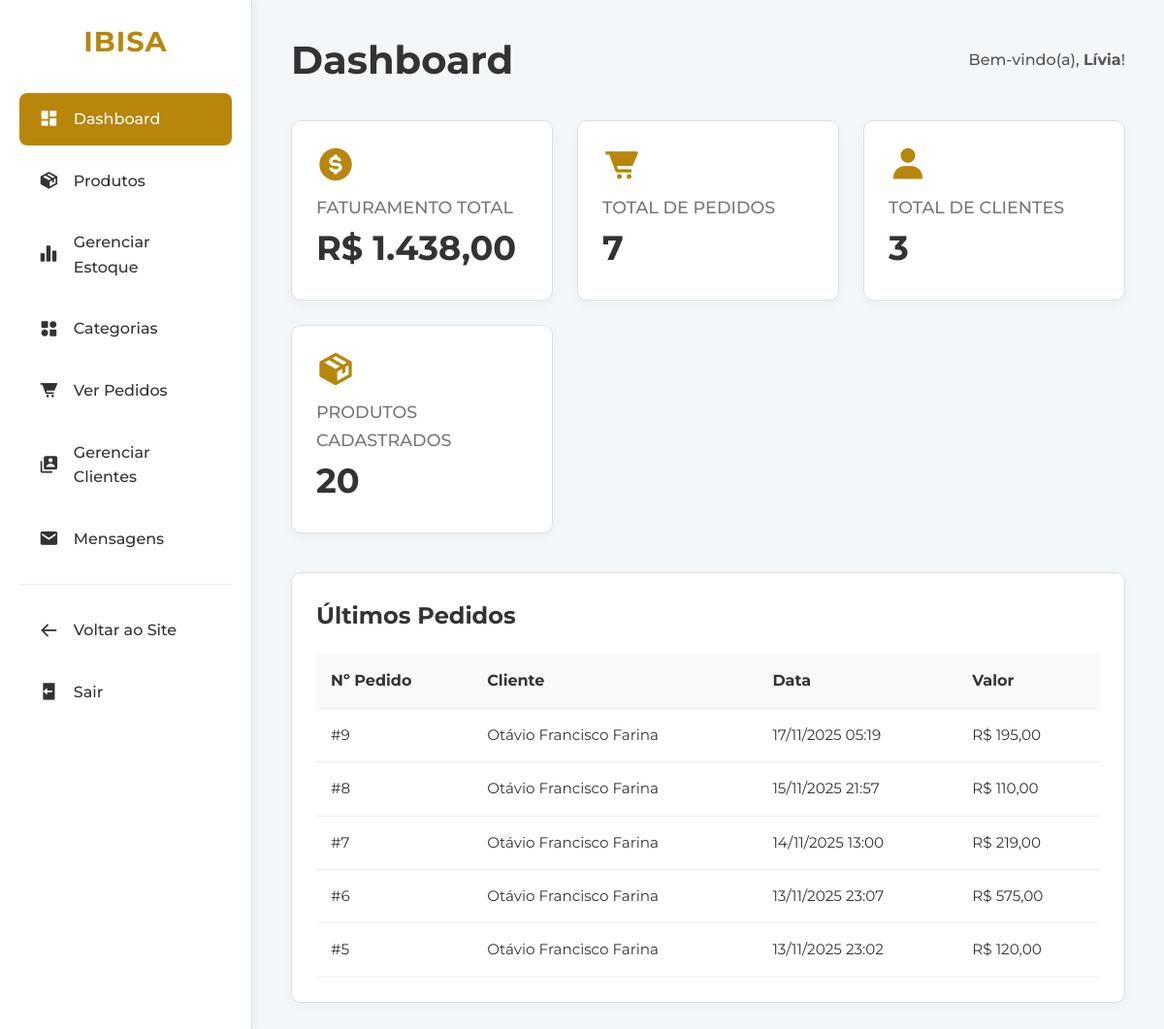
The app's page /adm/painel_admin.php (signed in) with its own data.
### tables this page shows
CREATE TABLE `vendas` (
  `id_venda` int NOT NULL,
  `data` datetime NOT NULL DEFAULT CURRENT_TIMESTAMP,
  `valor_total` decimal(10,2) NOT NULL,
  `id_forma_pagamento` int NOT NULL,
  `id_usuario` int NOT NULL,
  `status` enum('Aguardando Confirmação','Pagamento Aprovado','Em Preparação','Em Trânsito','Saiu para Entrega','Entregue','Cancelado') NOT NULL DEFAULT 'Aguardando Confirmação'
);

CREATE TABLE `usuarios` (
  `id_usuario` int NOT NULL,
  `tipo` int NOT NULL DEFAULT '1',
  `conta_status` enum('Ativa','Bloqueada') NOT NULL DEFAULT 'Ativa' COMMENT 'Controla se a conta do usuário está ativa ou bloqueada pelo admin',
  `nome_usuario` varchar(200) NOT NULL,
  `email` varchar(200) NOT NULL,
  `senha` varchar(255) NOT NULL,
  `telefone` varchar(50) NOT NULL,
  `cpf` varchar(100) NOT NULL
);

### adm/painel_admin.php (the view, shortened to what this page needs)
<?php
require_once '../conexao.php';
try {
    $stmt_users = $pdo->query("SELECT COUNT(id_usuario) FROM usuarios WHERE tipo = 1");
    $total_clientes = $stmt_users->fetchColumn();
    $stmt_prods = $pdo->query("SELECT COUNT(id_produto) FROM produto");
    $total_produtos = $stmt_prods->fetchColumn();
    $stmt_pedidos = $pdo->query("SELECT COUNT(id_venda) FROM vendas");
    $total_pedidos = $stmt_pedidos->fetchColumn();
    $stmt_fatura = $pdo->query("SELECT SUM(valor_total) FROM vendas");
    $faturamento_total = $stmt_fatura->fetchColumn();
    $faturamento_formatado = 'R$ ' . number_format($faturamento_total ?? 0, 2, ',', '.');
    $sql_ult_pedidos = "SELECT v.id_venda, v.data, v.valor_total, u.nome_usuario
                        FROM vendas v
                        JOIN usuarios u ON v.id_usuario = u.id_usuario
                        ORDER BY v.data DESC
                        LIMIT 5";
    $stmt_ult_pedidos = $pdo->query($sql_ult_pedidos);
    $ultimos_pedidos = $stmt_ult_pedidos->fetchAll(PDO::FETCH_ASSOC);
} catch (PDOException $e) {
    $erro_kpi = "Erro ao carregar estatísticas: " . $e->getMessage();
}
?>
<!DOCTYPE html>
<html lang="pt-br">
<head>
    <link href='https://unpkg.com/boxicons@2.1.4/css/boxicons.min.css' rel='stylesheet'>
</head>
<body>
    <div class="admin-container">
        <aside class="admin-sidebar">
            <a href="index.php" class="logo">IBISA</a>
            <ul class="admin-menu">
                <li>
                    <a href="painel_admin.php" class="active">
                        <i class='bx bxs-dashboard'></i> Dashboard
                    </a>
                </li>
                <li>
                    <a href="admin_produtos.php">
                        <i class='bx bxs-package'></i>
                        Produtos
                    </a>
                </li>
                <li>
                    <a href="admin_estoque.php">
                        <i class='bx bxs-bar-chart-alt-2'></i>
                        Gerenciar Estoque
                    </a>
                </li>
                <li>
                    <a href="admin_categorias.php">
                        <i class='bx bxs-category-alt'></i>
                        Categorias
                    </a>
                </li>
                <li>
                    <a href="admin_pedidos.php">
                        <i class='bx bxs-cart-alt'></i>
                        Ver Pedidos
                    </a>
                </li>
                <li>
                    <a href="admin_usuarios.php">
                        <i class='bx bxs-user-account'></i>
                        Gerenciar Clientes
                    </a>
                </li>
                <li>
                    <a href="admin_mensagens.php">
                        <i class='bx bxs-envelope'></i>
                        Mensagens
                    </a>
                </li>
                <li class="menu-divider"></li>
                <li>
                    <a href="../index.php">
                        <i class='bx bx-arrow-back'></i>
                        Voltar ao Site
                    </a>
                </li>
                <li>
                    <a href="../logout.php">
                        <i class='bx bxs-log-out'></i>
                        Sair
                    </a>
                </li>
            </ul>
        </aside>
        <main class="admin-content">
            <div class="admin-header">
                <h1>Dashboard</h1>
                <div class="admin-profile">
                    Bem-vindo(a),
                    <strong><?php echo htmlspecialchars(explode(' ', $_SESSION['usuario_nome'])[0]); ?></strong>!
                </div>
            </div>
            <div class="stat-grid">
                <div class="stat-card">
                    <i class='bx bxs-dollar-circle'></i>
                    <h3>Faturamento Total</h3>
                    <p><?php echo $faturamento_formatado; ?></p>
                </div>
                <div class="stat-card">
                    <i class='bx bxs-cart-alt'></i>
                    <h3>Total de Pedidos</h3>
                    <p><?php echo $total_pedidos; ?></p>
                </div>
                <div class="stat-card">
                    <i class='bx bxs-user'></i>
                    <h3>Total de Clientes</h3>
                    <p><?php echo $total_clientes; ?></p>
                </div>
                <div class="stat-card">
                    <i class='bx bxs-package'></i>
                    <h3>Produtos Cadastrados</h3>
                    <p><?php echo $total_produtos; ?></p>
                </div>
            </div>
            <div class="recent-activity">
                <h2>Últimos Pedidos</h2>
                <?php if (empty($ultimos_pedidos)): ?>
                    <p>Nenhum pedido encontrado ainda.</p>
                <?php else: ?>
                    <table class="recent-table">
                        <thead>
                            <tr>
                                <th>Nº Pedido</th>
                                <th>Cliente</th>
                                <th>Data</th>
                                <th>Valor</th>
                            </tr>
                        </thead>
                        <tbody>
                            <?php foreach ($ultimos_pedidos as $pedido): ?>
                                <tr>
                                    <td>#<?php echo htmlspecialchars($pedido['id_venda']); ?></td>
                                    <td><?php echo htmlspecialchars($pedido['nome_usuario']); ?></td>
                                    <td><?php echo htmlspecialchars(date('d/m/Y H:i', strtotime($pedido['data']))); ?></td>
                                    <td>R$ <?php echo number_format($pedido['valor_total'], 2, ',', '.'); ?></td>
                                </tr>
                            <?php endforeach; ?>
                        </tbody>
                    </table>
                <?php endif; ?>
            </div>
        </main>
    </div>
</body>
</html>

### adm/painel_admin.php (style rules this page uses)
* { margin: 0; padding: 0; box-sizing: border-box; }
body { font-family: 'Montserrat', sans-serif; background-color: #f4f7fa; color: #333; line-height: 1.6; display: flex; min-height: 100vh; }
a { text-decoration: none; color: inherit; }
ul { list-style: none; }
table { border-collapse: collapse; width: 100%; }
.admin-container { display: flex; width: 100%; }
.admin-sidebar { flex: 0 0 260px; background-color: #ffffff; min-height: 100vh; border-right: 1px solid #e0e0e0; padding: 20px; box-shadow: 2px 0 10px rgba(0, 0, 0, 0.05); }
.admin-sidebar .logo { font-size: 1.8rem; font-weight: 700; letter-spacing: 1px; color: #b8860b; text-align: center; margin-bottom: 30px; display: block; }
.admin-sidebar .admin-menu li { margin-bottom: 10px; }
.admin-sidebar .admin-menu li a { display: flex; align-items: center; gap: 15px; padding: 14px 20px; font-weight: 500; border-radius: 8px; transition: background-color 0.3s ease, color 0.3s ease; }
.admin-sidebar .admin-menu li a i { font-size: 1.3rem; }
.admin-sidebar .admin-menu li a.active { background-color: #b8860b; color: #ffffff; }
.admin-sidebar .admin-menu .menu-divider { height: 1px; background-color: #eee; margin: 20px 0; }
.admin-content { flex: 1; padding: 30px 40px; overflow-y: auto; }
.admin-header { display: flex; justify-content: space-between; align-items: center; margin-bottom: 30px; }
.admin-header h1 { font-size: 2.5rem; font-weight: 700; }
.admin-header .admin-profile { font-weight: 500; color: #555; }
.stat-grid { display: grid; grid-template-columns: repeat(auto-fit, minmax(220px, 1fr)); gap: 25px; margin-bottom: 40px; }
.stat-card { background-color: #ffffff; border-radius: 10px; padding: 25px; border: 1px solid #e0e0e0; box-shadow: 0 4px 12px rgba(0, 0, 0, 0.04); }
.stat-card i { font-size: 2.5rem; color: #b8860b; margin-bottom: 10px; }
.stat-card h3 { font-size: 1.1rem; font-weight: 500; color: #777; text-transform: uppercase; }
.stat-card p { font-size: 2.2rem; font-weight: 700; color: #333; }
.recent-activity { background-color: #ffffff; border-radius: 10px; padding: 25px; border: 1px solid #e0e0e0; box-shadow: 0 4px 12px rgba(0, 0, 0, 0.04); }
.recent-activity h2 { font-size: 1.5rem; font-weight: 700; margin-bottom: 20px; }
.recent-table th, .recent-table td { padding: 15px; text-align: left; border-bottom: 1px solid #f0f0f0; }
.recent-table th { font-weight: 700; background-color: #f9f9f9; }
.recent-table td { font-size: 0.95rem; }

### records on screen
vendas: id_venda "9", id_usuario.nome_usuario "Otávio Francisco Farina", data "17/11/2025 05:19", valor_total "195,00"
vendas: id_venda "8", id_usuario.nome_usuario "Otávio Francisco Farina", data "15/11/2025 21:57", valor_total "110,00"
vendas: id_venda "7", id_usuario.nome_usuario "Otávio Francisco Farina", data "14/11/2025 13:00", valor_total "219,00"
vendas: id_venda "6", id_usuario.nome_usuario "Otávio Francisco Farina", data "13/11/2025 23:07", valor_total "575,00"
vendas: id_venda "5", id_usuario.nome_usuario "Otávio Francisco Farina", data "13/11/2025 23:02", valor_total "120,00"

### other values on screen
explode(' ', $_SESSION['usuario_nome'])[0] "Lívia"
$faturamento_formatado "R$ 1.438,00"
$total_pedidos "7"
$total_clientes "3"
$total_produtos "20"
